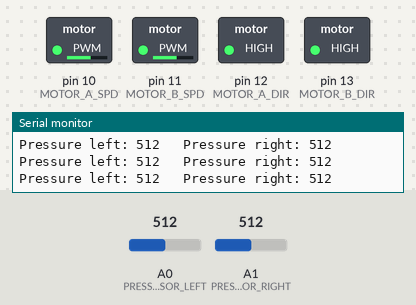
A sketch run on a simulated Arduino Uno, built with avr-gcc and run on an emulated ATmega328P. Parts: switched loads named in the sketch (green lamp = pin HIGH), the last lines printed to the serial monitor. The inputs (shaded band) are chosen by the test bench; at power-on: A0 (PRESSURE_SENSOR_LEFT) = 512, A1 (PRESSURE_SENSOR_RIGHT) = 512.

Above: at 1.2 s.
1.3 s: A0 (PRESSURE_SENSOR_LEFT) set to 54
4.3 s: A0 (PRESSURE_SENSOR_LEFT) set to 47
At 5.1 s:
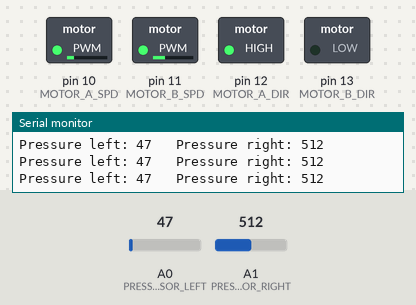
5.8 s: A1 (PRESSURE_SENSOR_RIGHT) set to 133
8.8 s: A1 (PRESSURE_SENSOR_RIGHT) set to 112
At 9.7 s:
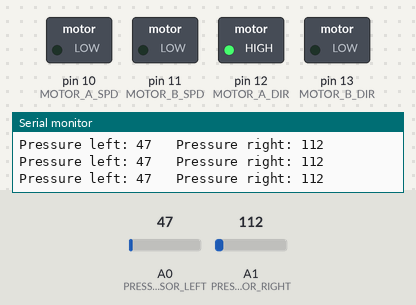
10.3 s: A1 (PRESSURE_SENSOR_RIGHT) set to 306
At 10.8 s:
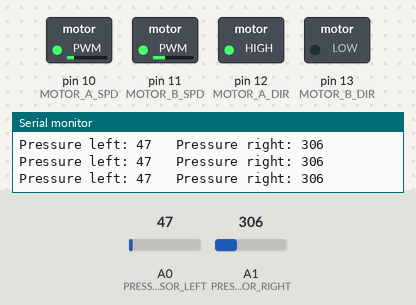
13.3 s: A1 (PRESSURE_SENSOR_RIGHT) set to 122
At 14.1 s:
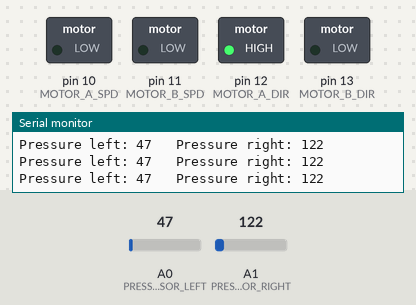
Timing chart, 0 to 16.3 s (numbered marks = the images above; inputs shaded):
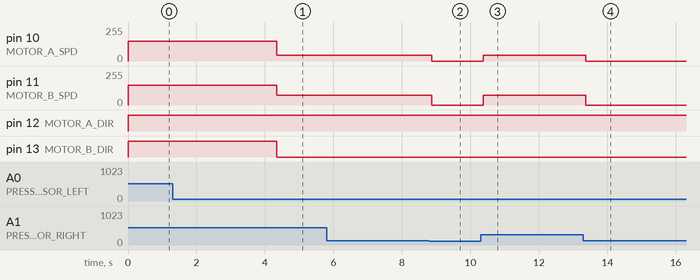

The sketch:

DCmotor.ino
```cpp
#define MOTOR_A_SPD 10  //모터A의 속력을 결정하는 핀
#define MOTOR_B_SPD 11  //모터B의 속력을 결정하는 핀
#define MOTOR_A_DIR 12  //모터A의 방향을 결정하는 핀
#define MOTOR_B_DIR 13  //모터B의 방향을 결정하는 핀
#define A_BAL 1   //모터A 속력 균형 계수 기본값 1
#define B_BAL 1   //모터B 속력 균형 계수 기본값 1
#define M_SPEED 150   //모터 속력

#define PRESSURE_SENSOR_LEFT A0  //왼쪽 압력 센서 핀
#define PRESSURE_SENSOR_RIGHT A1 //오른쪽 압력 센서 핀

unsigned char m_a_spd = 0, m_b_spd = 0; //모터의 속력을 결정하는 전역변수
boolean m_a_dir = 0, m_b_dir = 0; //모터의 방향을 결정하는 전역변수

void setup()
{
  Serial.begin(9600); //시리얼 통신 초기화

  pinMode(MOTOR_A_DIR, OUTPUT); //모터A 방향 핀 출력으로 설정
  pinMode(MOTOR_B_DIR, OUTPUT); //모터B 방향 핀 출력으로 설정

  Serial.println("Hello!"); //터미널 작동 확인용 문자열
}

void loop()
{
  int pressure_left = analogRead(PRESSURE_SENSOR_LEFT);  //왼쪽 압력 센서 값 읽기
  int pressure_right = analogRead(PRESSURE_SENSOR_RIGHT); //오른쪽 압력 센서 값 읽기

  // 압력 센서 값 시리얼 모니터에 출력
  Serial.print("Pressure left: ");
  Serial.print(pressure_left);
  Serial.print("\t Pressure right: ");
  Serial.println(pressure_right);

  rc_ctrl_val(pressure_left, pressure_right);  //압력 센서 값에 따라 모터에 입력될 변수를 조정하는 함수
  motor_drive();  //모터를 구동하는 함수
}

void rc_ctrl_val(int left, int right) //압력 센서 값에 따라 모터에 입력될 변수를 조정하는 함수
{
  if(left >= 50 && right >= 50)  //양쪽 압력 센서 값이 모두 50 이상일 때, 전진
  {
    m_a_dir = 1;  //모터A 정방향
    m_b_dir = 1;  //모터B 정방향
    m_a_spd = M_SPEED * A_BAL;  //모터A의 M_SPEED의 PWM
    m_b_spd = M_SPEED * B_BAL;  //모터B의 M_SPEED의 PWM
  }
  else if(left >= right + 80)  //왼쪽 압력 센서 값이 오른쪽 압력 센서 값보다 80 이상 높을 때, 좌회전
  {
    m_a_dir = 0;  //모터A 역방향
    m_b_dir = 1;  //모터B 정방향
    m_a_spd = M_SPEED * A_BAL * 0.5;  //모터A의 M_SPEED의 PWM
    m_b_spd = M_SPEED * B_BAL*2;  //모터B의 M_SPEED의 PWM
  }
  else if(right >= left + 80)  //오른쪽 압력 센서 값이 왼쪽 압력 센서 값보다 80 이상 높을 때, 우회전
  {
    m_a_dir = 1;  //모터A 정방향
    m_b_dir = 0;  //모터B 역방향
    m_a_spd = M_SPEED * A_BAL*2;  //모터A의 M_SPEED의 PWM
    m_b_spd = M_SPEED * B_BAL * 0.5;  //모터B의 M_SPEED의 PWM

  }
  else  //모터 정지
  {
    m_a_spd = 0;  //모터A의 정지
    m_b_spd = 0;  //모터B의 정지
  }
}

void motor_drive()  //모터를 구동하는 함수
{
  digitalWrite(MOTOR_A_DIR, m_a_dir);  //모터A의 방향을 디지털 출력
  digitalWrite(MOTOR_B_DIR, m_b_dir);  //모터B의 방향을 디지털 출력
  analogWrite(MOTOR_A_SPD, m_a_spd);  //모터A의 속력을 PWM 출력
  analogWrite(MOTOR_B_SPD, m_b_spd);  //모터B의 속력을 PWM 출력
}
```

Measured:
- the behaviour switches between 50 and 49 on A0 (PRESSURE_SENSOR_LEFT) (found by bisection; images 0 and 1)
- the behaviour switches between 127 and 126 on A1 (PRESSURE_SENSOR_RIGHT) (found by bisection; images 1 and 2)
- after the input at 4.3 s, pin 10 (MOTOR_A_SPD): 150/255 → 44/255 at once; pin 11 (MOTOR_B_SPD): 150/255 → 75/255 at once; pin 13 (MOTOR_B_DIR): HIGH → LOW at once
- after the input at 8.8 s, pin 10 (MOTOR_A_SPD): 44/255 → 0/255 after 0.08 s; pin 11 (MOTOR_B_SPD): 75/255 → 0/255 after 0.08 s
- after the input at 10.3 s, pin 10 (MOTOR_A_SPD): 0/255 → 44/255 after 0.07 s; pin 11 (MOTOR_B_SPD): 0/255 → 75/255 after 0.07 s
- after the input at 13.3 s, pin 10 (MOTOR_A_SPD): 44/255 → 0/255 after 0.07 s; pin 11 (MOTOR_B_SPD): 75/255 → 0/255 after 0.07 s
